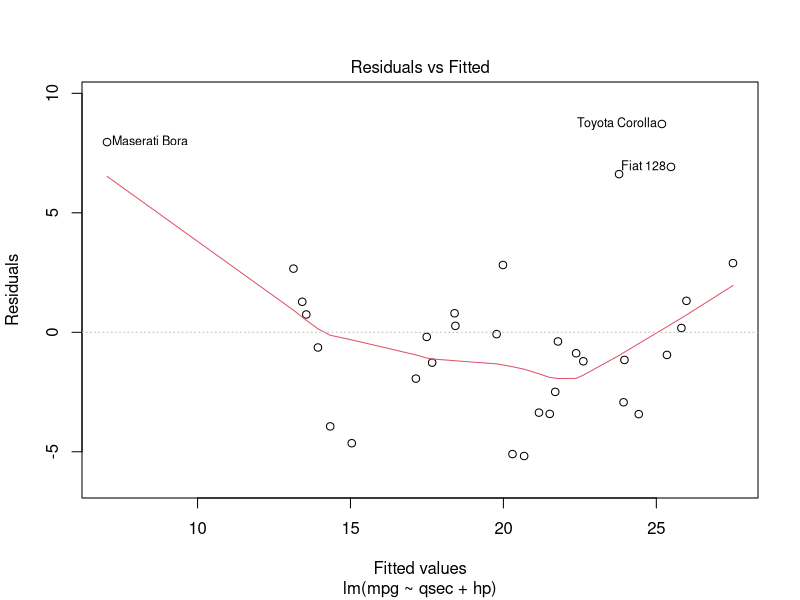
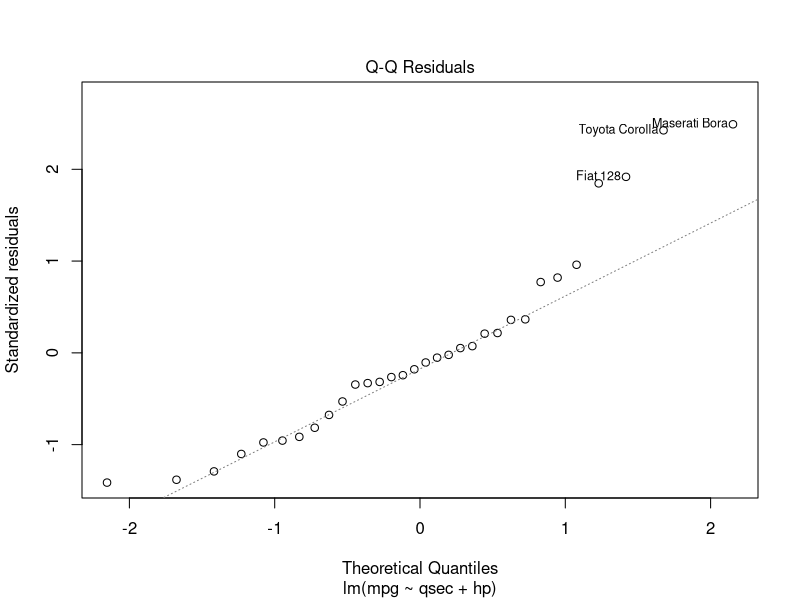

These figures' R source, in order:
## ---- chunk 1
knitr::opts_chunk$set(echo = TRUE)
## ---- chunk 2
lm.mtcars = lm(mpg ~ qsec + hp, data = mtcars)
plot(lm.mtcars, ask = F, which = 1:2)
## ---- chunk 3
summary(lm.mtcars)
## ---- chunk 4
confint(lm.mtcars)
## ---- chunk 5
library(MASS)
head(cats)
## ---- chunk 6

# TODO: plotting code goes here.

## ---- chunk 7

# TODO: regression code goes here.

## ---- chunk 8

# TODO: additional code (if needed to extract coefficients) here

## ---- chunk 9

#TODO: plotting code goes here.

## ---- chunk 10

# TODO: code to specify and fit the model goes here.

## ---- chunk 11

# TODO: code goes here

## ---- chunk 12

# TODO: code goes here

## ---- chunk 13

# TODO: code goes here

## ---- chunk 14

# TODO: code goes here

